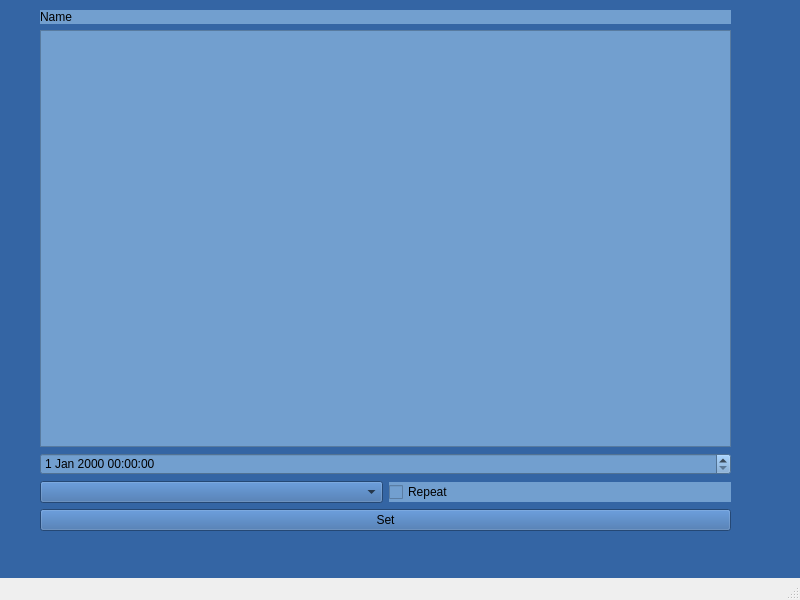
<?xml version="1.0" encoding="UTF-8"?>
<ui version="4.0">
 <class>MainWindow</class>
 <widget class="QMainWindow" name="MainWindow">
  <property name="geometry">
   <rect>
    <x>0</x>
    <y>0</y>
    <width>800</width>
    <height>600</height>
   </rect>
  </property>
  <property name="windowTitle">
   <string>MainWindow</string>
  </property>
  <widget class="QWidget" name="centralwidget">
   <property name="styleSheet">
    <string notr="true">background-color: rgb(52, 101, 164);</string>
   </property>
   <widget class="QWidget" name="">
    <property name="geometry">
     <rect>
      <x>40</x>
      <y>10</y>
      <width>691</width>
      <height>521</height>
     </rect>
    </property>
    <layout class="QVBoxLayout" name="verticalLayout">
     <item>
      <widget class="QLabel" name="label">
       <property name="styleSheet">
        <string notr="true">background-color: rgb(114, 159, 207);</string>
       </property>
       <property name="text">
        <string>Name</string>
       </property>
      </widget>
     </item>
     <item>
      <widget class="QTextEdit" name="textEdit">
       <property name="styleSheet">
        <string notr="true">background-color: rgb(114, 159, 207);</string>
       </property>
      </widget>
     </item>
     <item>
      <widget class="QDateTimeEdit" name="dateTimeEdit">
       <property name="styleSheet">
        <string notr="true">background-color: rgb(114, 159, 207);</string>
       </property>
      </widget>
     </item>
     <item>
      <layout class="QHBoxLayout" name="horizontalLayout">
       <item>
        <widget class="QComboBox" name="comboBox"/>
       </item>
       <item>
        <widget class="QCheckBox" name="checkBox">
         <property name="styleSheet">
          <string notr="true">background-color: rgb(114, 159, 207);</string>
         </property>
         <property name="text">
          <string>Repeat</string>
         </property>
        </widget>
       </item>
      </layout>
     </item>
     <item>
      <widget class="QPushButton" name="pushButton">
       <property name="text">
        <string>Set</string>
       </property>
      </widget>
     </item>
    </layout>
   </widget>
  </widget>
  <widget class="QMenuBar" name="menubar">
   <property name="geometry">
    <rect>
     <x>0</x>
     <y>0</y>
     <width>800</width>
     <height>22</height>
    </rect>
   </property>
  </widget>
  <widget class="QStatusBar" name="statusbar"/>
 </widget>
 <resources/>
 <connections/>
</ui>
